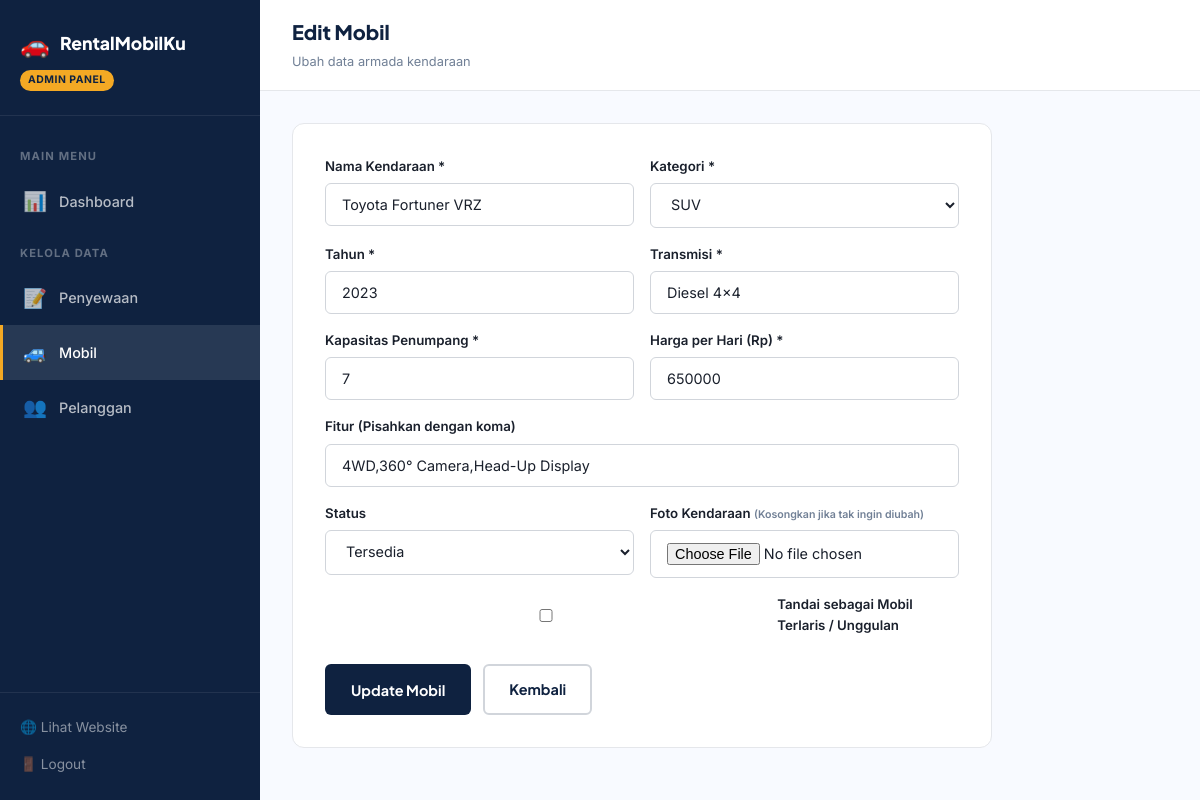
The app's page /mobiledit.php?id=5 (signed in) with its own data.
### tables this page shows
CREATE TABLE IF NOT EXISTS `mobil` (
    `id` INT AUTO_INCREMENT PRIMARY KEY,
    `nama` VARCHAR(100) NOT NULL,
    `kategori` ENUM('city', 'mpv', 'suv', 'premium') NOT NULL,
    `tahun` YEAR NOT NULL,
    `transmisi` VARCHAR(50) NOT NULL,
    `kapasitas` INT NOT NULL DEFAULT 4,
    `fitur` TEXT,
    `harga_per_hari` INT NOT NULL,
    `emoji` VARCHAR(10) DEFAULT '🚗',
    `gambar` VARCHAR(255) DEFAULT NULL,
    `status` ENUM('tersedia', 'disewa', 'maintenance') DEFAULT 'tersedia',
    `is_featured` TINYINT(1) DEFAULT 0,
    `created_at` TIMESTAMP DEFAULT CURRENT_TIMESTAMP,
    `updated_at` TIMESTAMP DEFAULT CURRENT_TIMESTAMP ON UPDATE CURRENT_TIMESTAMP
);

### mobiledit.php (the view, shortened to what this page needs)
<?php
require_once '../config/koneksi.php';
$id = intval($_GET['id']);
$stmt = $conn->prepare("SELECT * FROM mobil WHERE id = ?");
$stmt->bind_param("i", $id);
$stmt->execute();
$mobil = $stmt->get_result()->fetch_assoc();
?>
<!DOCTYPE html>
<html lang="id">
<head>
    <link rel="stylesheet" href="assets/admin.css">
</head>
<body>
    <div class="admin-wrapper">
        <aside class="sidebar">
            <div class="sidebar-header">
                <a href="dashboard.php" class="sidebar-logo">
                    <span class="logo-emoji">🚗</span><span>RentalMobilKu</span>
                </a>
                <div class="sidebar-badge">ADMIN PANEL</div>
            </div>
            <nav class="sidebar-nav">
                <div class="nav-label">Main Menu</div>
                <a href="dashboard.php"><span class="nav-icon">📊</span> Dashboard</a>
                <div class="nav-label">Kelola Data</div>
                <a href="penyewaankelola.php"><span class="nav-icon">📝</span> Penyewaan</a>
                <a href="mobilkelola.php" class="active"><span class="nav-icon">🚙</span> Mobil</a>
                <a href="pelanggankelola.php"><span class="nav-icon">👥</span> Pelanggan</a>
            </nav>
            <div class="sidebar-footer">
                <a href="../" target="_blank">🌐 Lihat Website</a>
                <a href="logout.php">🚪 Logout</a>
            </div>
        </aside>
        <main class="main-content">
            <header class="topbar">
                <div class="topbar-left">
                    <div>
                        <h2 class="topbar-title">Edit Mobil</h2>
                        <span class="topbar-breadcrumb">Ubah data armada kendaraan</span>
                    </div>
                </div>
            </header>
            <div class="page-content">
                <div class="form-card">
                    <form action="" method="POST" enctype="multipart/form-data">
                        <div class="form-row">
                            <div class="form-group">
                                <label>Nama Kendaraan *</label>
                                <input type="text" name="nama" required value="<?php echo htmlspecialchars($mobil['nama']); ?>">
                            </div>
                            <div class="form-group">
                                <label>Kategori *</label>
                                <select name="kategori">
                                    <option value="suv" <?php echo $mobil['kategori']=='suv'?'selected':''; ?>>SUV</option>
                                </select>
                            </div>
                        </div>
                        <div class="form-row" style="margin-top:16px">
                            <div class="form-group">
                                <label>Tahun *</label>
                                <input type="number" name="tahun" required value="<?php echo htmlspecialchars($mobil['tahun']); ?>">
                            </div>
                            <div class="form-group">
                                <label>Transmisi *</label>
                                <input type="text" name="transmisi" required value="<?php echo htmlspecialchars($mobil['transmisi']); ?>">
                            </div>
                        </div>
                        <div class="form-row" style="margin-top:16px">
                            <div class="form-group">
                                <label>Kapasitas Penumpang *</label>
                                <input type="number" name="kapasitas" required value="<?php echo htmlspecialchars($mobil['kapasitas']); ?>">
                            </div>
                            <div class="form-group">
                                <label>Harga per Hari (Rp) *</label>
                                <input type="number" name="harga_per_hari" required value="<?php echo htmlspecialchars($mobil['harga_per_hari']); ?>">
                            </div>
                        </div>
                        <div class="form-group" style="margin-top:16px">
                            <label>Fitur (Pisahkan dengan koma)</label>
                            <input type="text" name="fitur" value="<?php echo htmlspecialchars($mobil['fitur']); ?>">
                        </div>
                        <div class="form-row" style="margin-top:16px">
                            <div class="form-group">
                                <label>Status</label>
                                <select name="status">
                                    <option value="tersedia" <?php echo $mobil['status']=='tersedia'?'selected':''; ?>>Tersedia</option>
                                </select>
                            </div>
                            <div class="form-group">
                                <label>Foto Kendaraan <span style="font-size:0.8em; color:#718096">(Kosongkan jika tak ingin diubah)</span></label>
                                <input type="file" name="gambar" accept="image/*">
                            </div>
                        </div>
                        <div class="form-group" style="margin-top:16px; flex-direction:row; align-items:center; gap:10px;">
                            <input type="checkbox" name="is_featured" id="is_featured" value="1" <?php echo $mobil['is_featured']==1?'checked':''; ?>>
                            <label for="is_featured" style="cursor:pointer">Tandai sebagai Mobil Terlaris / Unggulan</label>
                        </div>
                        <div class="form-actions">
                            <button type="submit" class="btn btn-primary">Update Mobil</button>
                            <a href="mobilkelola.php" class="btn btn-outline">Kembali</a>
                        </div>
                    </form>
                </div>
            </div>
        </main>
    </div>
</body>
</html>

### admin.css (style rules this page uses)
*, *::before, *::after { box-sizing: border-box; margin: 0; padding: 0; }
:root { --navy-deep: #0F2240; --navy: #1B3A6B; --blue-mid: #2A5298; --ice-blue: #E8F0FE; --off-white: #F8FAFF; --amber-gold: #F4A924; --amber-dark: #D4901A; --text-dark: #1A202C; --text-mid: #4A5568; --text-light: #718096; --white: #FFFFFF; --green: #10B981; --green-soft: #D1FAE5; --red: #EF4444; --red-soft: #FEE2E2; --yellow: #F59E0B; --yellow-soft: #FEF3C7; --blue-soft: #DBEAFE; --radius-sm: 6px; --radius-md: 12px; --radius-lg: 20px; --radius-xl: 32px; --shadow-sm: 0 2px 8px rgba(15,34,64,.08); --shadow-md: 0 8px 24px rgba(15,34,64,.12); --shadow-lg: 0 16px 48px rgba(15,34,64,.16); --transition: all .22s cubic-bezier(.4,0,.2,1); --sidebar-w: 260px; }
html { font-size: 16px; }
body { font-family: 'Inter', 'Plus Jakarta Sans', sans-serif; background: var(--off-white); color: var(--text-dark); line-height: 1.6; -webkit-font-smoothing: antialiased; }
a { color: inherit; text-decoration: none; }
.form-group { display: flex; flex-direction: column; gap: 6px; }
.form-group label { font-size: .83rem; font-weight: 600; color: var(--text-dark); }
.form-group input, .form-group textarea, .form-group select { padding: 12px 16px; border: 1.5px solid #D1D5DB; border-radius: var(--radius-sm); font-family: 'Inter', sans-serif; font-size: .9rem; color: var(--text-dark); background: var(--white); transition: border-color .2s, box-shadow .2s; width: 100%; }
.btn { display: inline-flex; align-items: center; justify-content: center; gap: 8px; font-family: 'Plus Jakarta Sans', sans-serif; font-weight: 700; border-radius: var(--radius-sm); padding: 12px 24px; font-size: .9rem; cursor: pointer; border: 2px solid transparent; transition: var(--transition); text-align: center; white-space: nowrap; }
.btn-primary { background: var(--navy-deep); color: var(--white); }
.btn-outline { background: transparent; color: var(--navy-deep); border-color: #D1D5DB; }
.admin-wrapper { display: flex; min-height: 100vh; }
.sidebar { width: var(--sidebar-w); background: var(--navy-deep); color: var(--white); display: flex; flex-direction: column; position: fixed; top: 0; left: 0; bottom: 0; z-index: 50; transition: transform .3s; }
.sidebar-header { padding: 24px 20px; border-bottom: 1px solid rgba(255,255,255,.08); }
.sidebar-logo { display: flex; align-items: center; gap: 10px; font-family: 'Plus Jakarta Sans', sans-serif; font-size: 1.1rem; font-weight: 800; color: var(--white); }
.sidebar-logo .logo-emoji { font-size: 1.5rem; }
.sidebar-badge { display: inline-block; background: var(--amber-gold); color: var(--navy-deep); font-size: .65rem; font-weight: 700; padding: 2px 8px; border-radius: 99px; margin-top: 8px; letter-spacing: .05em; }
.sidebar-nav { flex: 1; padding: 16px 0; overflow-y: auto; }
.sidebar-nav .nav-label { font-size: .7rem; font-weight: 700; letter-spacing: .1em; text-transform: uppercase; color: rgba(255,255,255,.35); padding: 16px 20px 8px; }
.sidebar-nav a { display: flex; align-items: center; gap: 12px; padding: 12px 20px; font-size: .9rem; font-weight: 500; color: rgba(255,255,255,.7); transition: var(--transition); border-left: 3px solid transparent; }
.sidebar-nav a.active { background: rgba(255,255,255,.1); color: var(--white); border-left-color: var(--amber-gold); }
.sidebar-nav a .nav-icon { font-size: 1.2rem; width: 24px; text-align: center; flex-shrink: 0; }
.sidebar-footer { padding: 16px 20px; border-top: 1px solid rgba(255,255,255,.08); }
.sidebar-footer a { display: flex; align-items: center; gap: 10px; font-size: .85rem; color: rgba(255,255,255,.5); padding: 8px 0; transition: var(--transition); }
.main-content { flex: 1; margin-left: var(--sidebar-w); min-height: 100vh; }
.topbar { background: var(--white); border-bottom: 1px solid #E5E7EB; padding: 16px 32px; display: flex; align-items: center; justify-content: space-between; position: sticky; top: 0; z-index: 40; }
.topbar-left { display: flex; align-items: center; gap: 16px; }
.topbar-title { font-family: 'Plus Jakarta Sans', sans-serif; font-size: 1.25rem; font-weight: 800; color: var(--navy-deep); }
.topbar-breadcrumb { font-size: .8rem; color: var(--text-light); }
.page-content { padding: 32px; }
.form-card { background: var(--white); border-radius: var(--radius-md); border: 1.5px solid #E5E7EB; padding: 32px; max-width: 700px; }
.form-card .form-row { display: grid; grid-template-columns: 1fr 1fr; gap: 16px; }
.form-card .form-actions { display: flex; gap: 12px; margin-top: 28px; }

### records on screen
mobil: nama "Toyota Fortuner VRZ", kategori "SUV", tahun "2023", transmisi "Diesel 4×4", kapasitas "7", harga_per_hari "650000", fitur "4WD,360° Camera,Head-Up Display", status "Tersedia"
